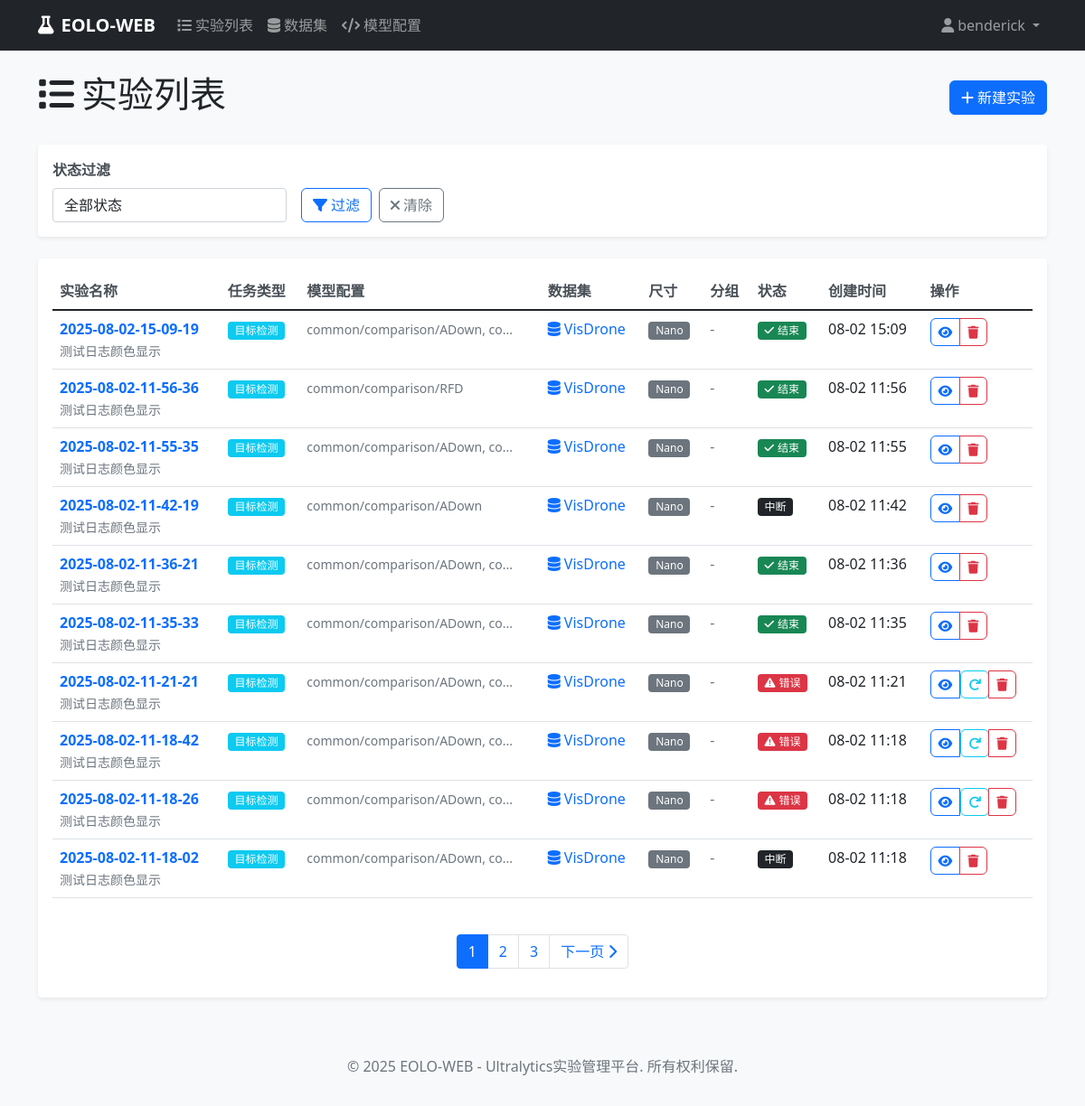
Before: /experiments/list/ (signed in) with the older database file.
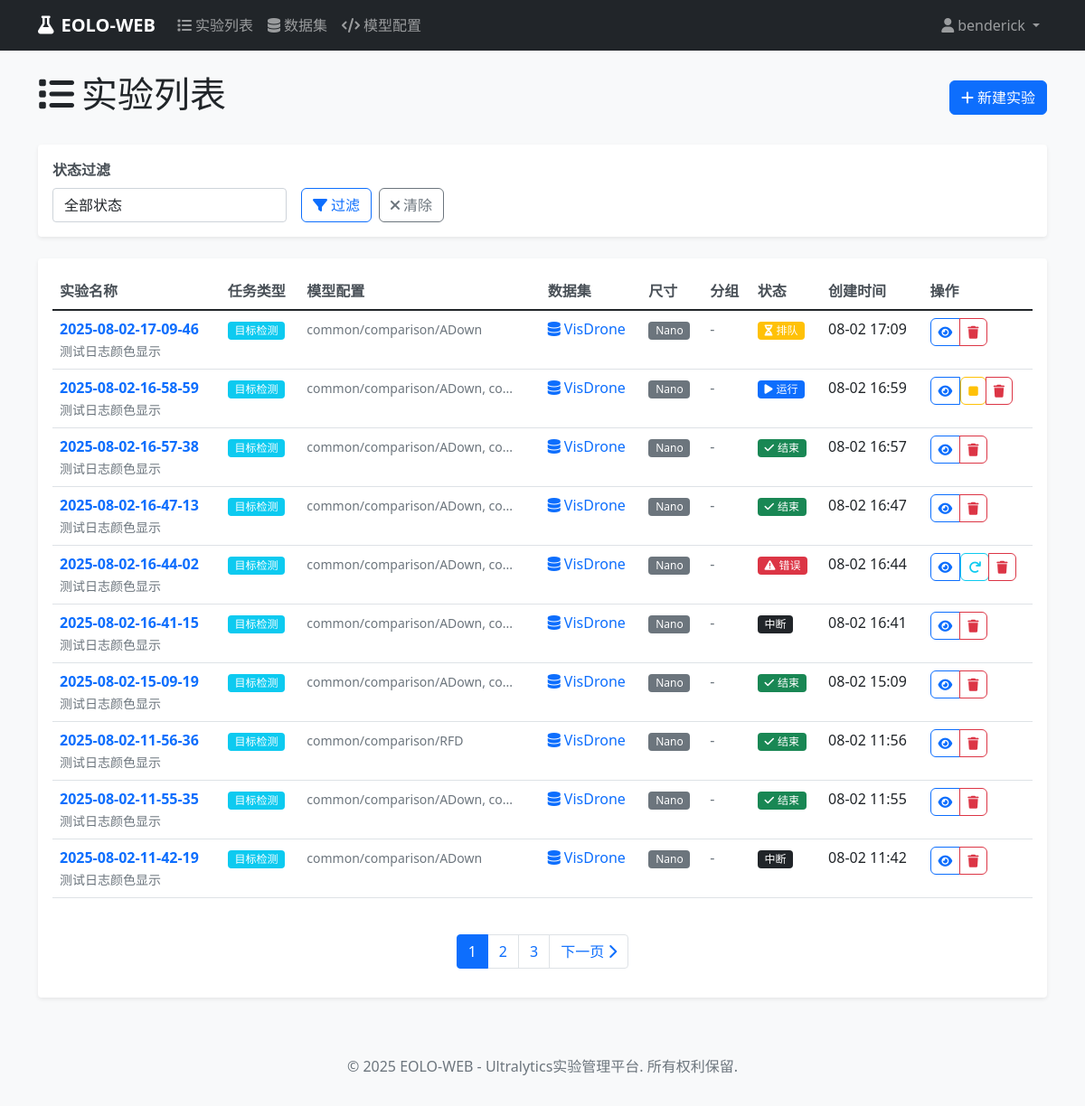
After: the same page with the newer database file.
### experiments/models.py (models this page shows, shortened)
class Experiment(models.Model):
    EXPERIMENT_STATUS_CHOICES = [
        ('pending', '待启动'),
        ('queued', '排队'),
        ('running', '运行'),
        ('interrupted', '中断'),
        ('error', '错误'),
        ('completed', '完成'),
    ]
    TASK_TYPE_CHOICES = [
        ('detect', '目标检测'),
        ('segment', '实例分割'),
        ('classify', '图像分类'),
        ('pose', '姿态估计'),
        ('track', '目标跟踪'),
    ]
    name = models.CharField(max_length=200, verbose_name="实验名称")
    description = models.TextField(blank=True, null=True, verbose_name="实验描述")
    user = models.ForeignKey(User, on_delete=models.CASCADE, verbose_name="创建用户")
    task_type = models.CharField(max_length=20, choices=TASK_TYPE_CHOICES, default='detect', verbose_name="任务类型")
    model_configs = models.TextField(blank=True, null=True, verbose_name="模型配置", help_text="逗号分隔的模型配置路径")
    setting_config = models.CharField(max_length=200, blank=True, null=True, verbose_name="参数配置", help_text="参数配置文件路径")
    dataset = models.CharField(max_length=200, default='', verbose_name="数据集名称")
    epochs = models.IntegerField(default=100, verbose_name="训练轮数")
    batch_size = models.IntegerField(default=16, verbose_name="批量大小")
    device = models.CharField(max_length=20, default='auto', verbose_name="设备")
    SCALE_CHOICES = [
        ('n', 'Nano'),
        ('s', 'Small'),
        ('m', 'Medium'),
        ('l', 'Large'),
        ('x', 'Extra Large'),
    ]
    scale = models.CharField(max_length=1, choices=SCALE_CHOICES, default='n', verbose_name="尺寸")
    group = models.CharField(max_length=100, blank=True, null=True, verbose_name="分组")
    exp_timestamp = models.CharField(max_length=50, blank=True, null=True, verbose_name="实验时间戳")
    project_name = models.CharField(max_length=100, blank=True, null=True, verbose_name="项目名称")
    status = models.CharField(max_length=20, choices=EXPERIMENT_STATUS_CHOICES, default='pending', verbose_name="状态")
    command = models.TextField(blank=True, null=True, verbose_name="生成的命令")
    created_at = models.DateTimeField(auto_now_add=True, verbose_name="创建时间")
    updated_at = models.DateTimeField(auto_now=True, verbose_name="更新时间")
    started_at = models.DateTimeField(blank=True, null=True, verbose_name="开始时间")
    completed_at = models.DateTimeField(blank=True, null=True, verbose_name="完成时间")
    log_file = models.CharField(max_length=500, blank=True, null=True, verbose_name="日志文件")
    result_file = models.CharField(max_length=500, blank=True, null=True, verbose_name="结果文件")
    error_message = models.TextField(blank=True, null=True, verbose_name="错误信息")
    class Meta:
        verbose_name = "实验"
        verbose_name_plural = "实验"
        ordering = ['-created_at']
    @property
    def dataset_info(self):
        try:
            from datasets.models import DatasetManager
            manager = DatasetManager()
            dataset_obj = manager.get_dataset_by_name(self.dataset)
        except Exception:
            pass
        return None

### experiments/views.py (the view)
# urls.py: path('list/', views.experiment_list_view, name='list'),
@login_required
def experiment_list_view(request):
    experiments = Experiment.objects.filter(user=request.user)
    status_filter = request.GET.get('status')
    if status_filter:
        experiments = experiments.filter(status=status_filter)
    paginator = Paginator(experiments, 10)  # 每页显示10个实验
    page_number = request.GET.get('page')
    page_obj = paginator.get_page(page_number)
    context = {
        'page_obj': page_obj,
        'status_filter': status_filter,
    }
    return render(request, 'experiments/experiment_list.html', context)

### datasets/models.py (called while the page is built, shortened)
    def get_all_datasets(self):
        datasets = []
        if not os.path.exists(self.datasets_dir):
            return datasets

    def get_dataset_by_name(self, name):
        datasets = self.get_all_datasets()
        for dataset in datasets:
            if dataset.name == name:
                return dataset
        return None

### templates/experiments/experiment_list.html (shortened to what the changed rows need)
{% extends 'base.html' %}
{% block content %}
<div class="d-flex justify-content-between align-items-center mb-4">
    <h1><i class="fas fa-list me-2"></i>实验列表</h1>
</div>
<div class="card">
    <div class="card-body">
        {% if page_obj %}
        <div class="table-responsive">
            <table class="table table-hover">
                <thead>
                    <tr>
                        <th>实验名称</th>
                        <th>任务类型</th>
                        <th>模型配置</th>
                        <th>数据集</th>
                        <th>尺寸</th>
                        <th>分组</th>
                        <th>状态</th>
                        <th>创建时间</th>
                        <th>操作</th>
                    </tr>
                </thead>
                <tbody>
                    {% for experiment in page_obj %}
                    <tr>
                        <td>
                            <a href="{% url 'experiments:detail' experiment.pk %}" class="text-decoration-none fw-bold">
                                {{ experiment.name }}
                            </a>
                            {% if experiment.description %}
                            <br><small class="text-muted">{{ experiment.description|truncatechars:50 }}</small>
                            {% endif %}
                        </td>
                        <td>
                            <span class="badge bg-info">{{ experiment.get_task_type_display }}</span>
                        </td>
                        <td>
                            {% if experiment.model_configs %}
                                <small class="text-muted">{{ experiment.model_configs|truncatechars:30 }}</small>
                            {% else %}
                                <span class="text-muted">未配置</span>
                            {% endif %}
                        </td>
                        <td>
                            <a href="{% url 'datasets:detail' experiment.dataset %}" class="text-decoration-none">
                                <i class="fas fa-database me-1"></i>{{ experiment.dataset }}
                            </a>
                        </td>
                        <td>
                            <span class="badge bg-secondary">{{ experiment.get_scale_display }}</span>
                        </td>
                        <td>
                            {% if experiment.group %}
                                <span class="text-primary">{{ experiment.group }}</span>
                            {% else %}
                                <span class="text-muted">-</span>
                            {% endif %}
                        </td>
                        <td>
                            {% if experiment.status == 'pending' %}
                                <span class="badge bg-secondary">
                                    <i class="fas fa-clock me-1"></i>待启动
                                </span>
                            {% elif experiment.status == 'queued' %}
                                <span class="badge bg-warning">
                                    <i class="fas fa-hourglass-half me-1"></i>排队
                                </span>
                            {% elif experiment.status == 'running' %}
                                <span class="badge bg-primary">
                                    <i class="fas fa-play me-1"></i>运行
                                </span>
                            {% elif experiment.status == 'error' %}
                                <span class="badge bg-danger">
                                    <i class="fas fa-exclamation-triangle me-1"></i>错误
                                </span>
                            {% elif experiment.status == 'completed' %}
                                <span class="badge bg-success">
                                    <i class="fas fa-check me-1"></i>结束
                                </span>
                            {% else %}
                                <span class="badge bg-dark">{{ experiment.get_status_display }}</span>
                            {% endif %}
                        </td>
                        <td>{{ experiment.created_at|date:"m-d H:i" }}</td>
                        <td>
                            <div class="btn-group btn-group-sm">
                                <a href="{% url 'experiments:detail' experiment.pk %}"
                                   class="btn btn-outline-primary btn-sm" title="查看详情">
                                    <i class="fas fa-eye"></i>
                                </a>
                                {% if experiment.status == 'pending' %}
                                <a href="{% url 'experiments:edit' experiment.pk %}"
                                   class="btn btn-outline-secondary btn-sm" title="编辑实验">
                                    <i class="fas fa-edit"></i>
                                </a>
                                <form method="post" action="{% url 'experiments:start' experiment.pk %}"
                                      style="display: inline;">
                                    {% csrf_token %}
                                    <button type="submit" class="btn btn-outline-success btn-sm"
                                            title="启动实验"
                                            onclick="return confirm('确认启动实验 {{ experiment.name }}？')">
                                        <i class="fas fa-play"></i>
                                    </button>
                                </form>
                                {% elif experiment.status == 'running' %}
                                <form method="post" action="{% url 'experiments:stop' experiment.pk %}"
                                      style="display: inline;">
                                    <button type="submit" class="btn btn-outline-warning btn-sm"
                                            title="停止实验"
                                            onclick="return confirm('确认停止实验 {{ experiment.name }}？')">
                                        <i class="fas fa-stop"></i>
                                    </button>
                                </form>
                                {% elif experiment.status == 'error' %}
                                <form method="post" action="{% url 'experiments:restart' experiment.pk %}"
                                      style="display: inline;">
                                    <button type="submit" class="btn btn-outline-info btn-sm"
                                            title="重新启动实验"
                                            onclick="return confirm('确认重新启动实验 {{ experiment.name }}？')">
                                        <i class="fas fa-redo"></i>
                                    </button>
                                </form>
                                {% endif %}
                                <a href="{% url 'experiments:delete' experiment.pk %}"
                                   class="btn btn-outline-danger btn-sm" title="删除实验">
                                    <i class="fas fa-trash"></i>
                                </a>
                            </div>
                        </td>
                    </tr>
                    {% endfor %}
                </tbody>
            </table>
        </div>
        {% if page_obj.has_other_pages %}
        <nav aria-label="实验列表分页">
            <ul class="pagination justify-content-center mt-4">
                {% for num in page_obj.paginator.page_range %}
                {% if page_obj.number == num %}
                <li class="page-item active">
                    <span class="page-link">{{ num }}</span>
                </li>
                {% elif num > page_obj.number|add:'-3' and num < page_obj.number|add:'3' %}
                <li class="page-item">
                    <a class="page-link" href="?page={{ num }}{% if status_filter %}&status={{ status_filter }}{% endif %}">{{ num }}</a>
                </li>
                {% endif %}
                {% endfor %}
            </ul>
        </nav>
        {% endif %}
        {% endif %}
    </div>
</div>
{% endblock %}

Changed rows visible on the page:
no longer on this page (row unchanged): Experiment: name "2025-08-02-11-36-21", description "测试日志颜色显示", task_type "目标检测", model_configs "common/comparison/ADown, co...", dataset "VisDrone", scale "Nano", status "completed" (drawn), created_at "08-02 11:36"
no longer on this page (row unchanged): Experiment: name "2025-08-02-11-35-33", description "测试日志颜色显示", task_type "目标检测", model_configs "common/comparison/ADown, co...", dataset "VisDrone", scale "Nano", status "completed" (drawn), created_at "08-02 11:35"
no longer on this page (row unchanged): Experiment: name "2025-08-02-11-21-21", description "测试日志颜色显示", task_type "目标检测", model_configs "common/comparison/ADown, co...", dataset "VisDrone", scale "Nano", status "error" (drawn), created_at "08-02 11:21"
no longer on this page (row unchanged): Experiment: name "2025-08-02-11-18-42", description "测试日志颜色显示", task_type "目标检测", model_configs "common/comparison/ADown, co...", dataset "VisDrone", scale "Nano", status "error" (drawn), created_at "08-02 11:18"
no longer on this page (row unchanged): Experiment: name "2025-08-02-11-18-26", description "测试日志颜色显示", task_type "目标检测", model_configs "common/comparison/ADown, co...", dataset "VisDrone", scale "Nano", status "error" (drawn), created_at "08-02 11:18"
no longer on this page (row unchanged): Experiment: name "2025-08-02-11-18-02", description "测试日志颜色显示", task_type "目标检测", model_configs "common/comparison/ADown, co...", dataset "VisDrone", scale "Nano", status "中断", created_at "08-02 11:18"
added Experiment: name "2025-08-02-17-09-46", description "测试日志颜色显示", task_type "目标检测", model_configs "common/comparison/ADown", dataset "VisDrone", scale "Nano", status "queued" (drawn), created_at "08-02 17:09"
added Experiment: name "2025-08-02-16-58-59", description "测试日志颜色显示", task_type "目标检测", model_configs "common/comparison/ADown, co...", dataset "VisDrone", scale "Nano", status "running" (drawn), created_at "08-02 16:59"
added Experiment: name "2025-08-02-16-57-38", description "测试日志颜色显示", task_type "目标检测", model_configs "common/comparison/ADown, co...", dataset "VisDrone", scale "Nano", status "completed" (drawn), created_at "08-02 16:57"
added Experiment: name "2025-08-02-16-47-13", description "测试日志颜色显示", task_type "目标检测", model_configs "common/comparison/ADown, co...", dataset "VisDrone", scale "Nano", status "completed" (drawn), created_at "08-02 16:47"
added Experiment: name "2025-08-02-16-44-02", description "测试日志颜色显示", task_type "目标检测", model_configs "common/comparison/ADown, co...", dataset "VisDrone", scale "Nano", status "error" (drawn), created_at "08-02 16:44"
added Experiment: name "2025-08-02-16-41-15", description "测试日志颜色显示", task_type "目标检测", model_configs "common/comparison/ADown, co...", dataset "VisDrone", scale "Nano", status "中断", created_at "08-02 16:41"
